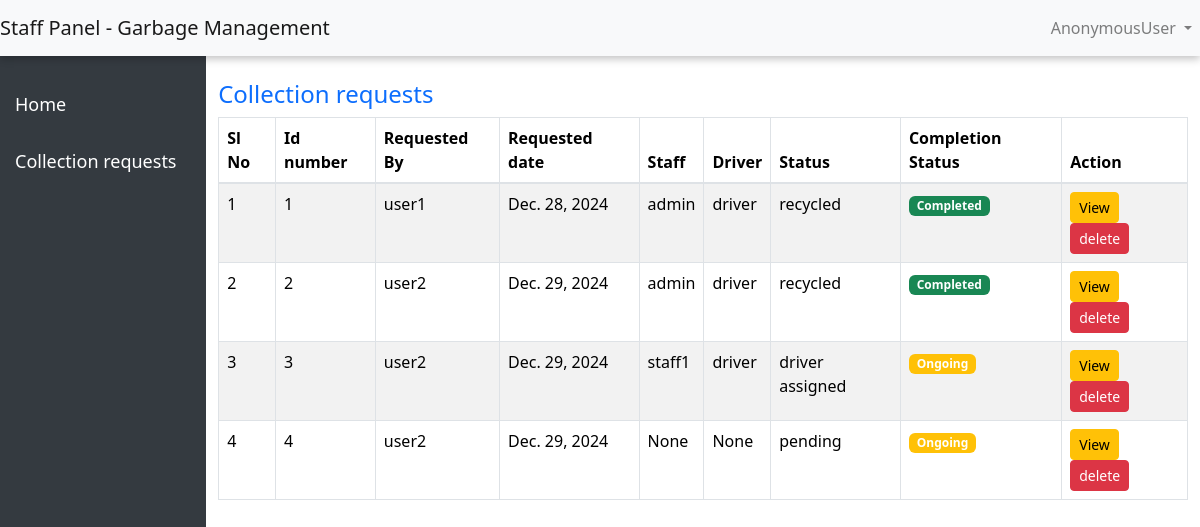
/work/collection_requests_staff, run on the app's committed database.
### work/models.py (models this page shows, shortened)
class GarbageCollectionRequests(models.Model):
    request_date = models.DateField(auto_now_add=True)
    requested_by = models.ForeignKey(User, on_delete=models.CASCADE, related_name="requested")
    updated_staff = models.ForeignKey(User, on_delete=models.CASCADE, related_name="handled", null=True, blank=True)
    driver = models.ForeignKey(User, on_delete=models.CASCADE, related_name="collected", null=True, blank=True)
    updated_date = models.DateField(auto_now=True)
    collected_time = models.DateTimeField(auto_now_add=False, null=True, blank=True)
    collection_status = models.BooleanField(default=False)
    garbage_status = models.CharField(max_length=255,default="pending",choices=(('collected', 'Collected'),('recycled', 'Recycled'),('disposed', 'disposed'),('pending', 'Pending'),('in_progress', 'In Progress'),('not_collected', 'Not Collected'), ("driver assigned","Driver assigned")))
    collection_date_time = models.DateTimeField(auto_now_add=False, null=True, blank=True)
    visibility = models.BooleanField(default=True)

### work/views.py (the view)
# urls.py: path("collection_requests_staff",views.collection_requests_staff, name="collection_requests_staff"),
def collection_requests_staff(request):
    req = GarbageCollectionRequests.objects.all()
    context = {"req":req}
    return render(request,"staff/collection_requests.html",context)

### templates/staff/collection_requests.html
{% extends 'staff/index.html' %}
{% block admin %}
<div class="container mt-4">
    <h4 class="text-primary">Collection requests</h4>
    <table class="table table-striped table-bordered" id="userTable">
        <thead>
            <tr>
                <th>Sl No</th>
                <th>Id number</th>
                <th>Requested By</th>
                <th>Requested date</th>
                <th>Staff</th>
                <th>Driver</th>
                <th>Status</th>
                <th>Completion Status</th>
                <th>Action</th>
            </tr>
        </thead>
        <tbody>
            {% for re in req %}
            <tr>
                <td>{{forloop.counter}}</td>
                <td>{{re.id}}</td>
                <td>{{re.requested_by}}</td>
                <td>{{re.request_date}}</td>
                <td>{{re.updated_staff}}</td>
                <td>{{re.driver}}</td>
                <td>{{re.garbage_status}}</td>
                <th>
                    {% if re.visibility == True %}
                    <span class="badge bg-warning">Ongoing</span>
                    {% else %}
                    <span class="badge bg-success">Completed</span>
                    {% endif %}
                </th>
                <td>
                    <a href="{%url 'view_collection_request_single_staff' re.id %}" class="btn btn-warning btn-sm">View</a>
                    <a href="" onclick="return confirm('Are you sure want to delete')" class="btn btn-danger btn-sm">delete</a>
                </td>
            </tr>
            {% endfor %}
        </tbody>
    </table>
</div>
{% endblock %}

### data on the page
GarbageCollectionRequests: id "1", requested_by "user1", request_date "Dec. 28, 2024", updated_staff "admin", driver "driver", garbage_status "recycled", visibility "Completed"
GarbageCollectionRequests: id "2", requested_by "user2", request_date "Dec. 29, 2024", updated_staff "admin", driver "driver", garbage_status "recycled", visibility "Completed"
GarbageCollectionRequests: id "3", requested_by "user2", request_date "Dec. 29, 2024", updated_staff "staff1", driver "driver", garbage_status "driver assigned", visibility "Ongoing"
GarbageCollectionRequests: id "4", requested_by "user2", request_date "Dec. 29, 2024", updated_staff "None", driver "None", garbage_status "pending", visibility "Ongoing"

### other printed values
{{ request.user }} "AnonymousUser"
